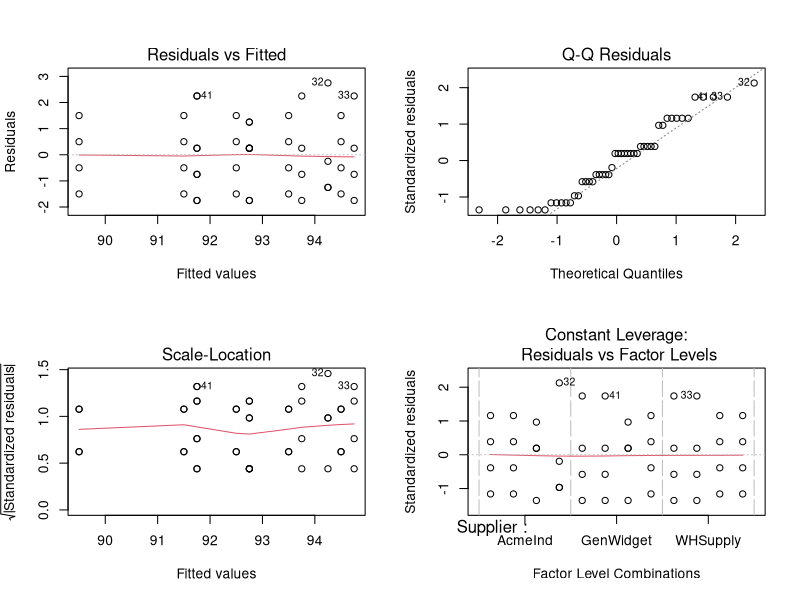

Here is the R script that generated this plot: (Note: this script raises an error after producing the figure.)
widgets=read.table("widgets.txt",header=TRUE)
Batch=as.character(widgets$Batch)
Supplier=widgets$Supplier
WidgetSize=widgets$WidgetSize

df=data.frame(Supplier=Supplier,Batch=Batch,WidgetSize=WidgetSize)
#Supplier<-c(rep(c(rep("AcmeInd",2),rep("WHSupply",2),rep("GenWidget",2)),8))
#Batch<-c(rep(c("1","3"),12),rep(c("2","4"),12))
#WidgetSize<-c(94,91,94,92,96,93,92,93,91,93,94,91,93,94,90,91,92,94,91,93,92,90,93,93,
#              91,94,93,93,90,95,90,97,97,96,92,94,89,93,95,95,94,93,88,93,94,94,91,92)
#widgets=data.frame(Supplier=Supplier, Batch=Batch, WidgetSize=WidgetSize)

#c-------------------------------------------------------------
options(contrasts = c("contr.sum", "contr.poly"))

model1=aov(WidgetSize~Supplier+Batch:Supplier,data=df)
par(mfrow=c(2,2))
plot(model1)

widgets$LogWidgetSize<-log(WidgetSize)
widgets$SqrtWidgetSize<-sqrt(WidgetSize)
widgets$InvWidgetSize<-1/WidgetSize

model2=aov(LogWidgetSize~Supplier+Batch:Supplier,data=df)
par(mfrow=c(2,2))
plot(model2)

model3=aov(SqrtWidgetSize~Supplier+Batch:Supplier,data=df)
par(mfrow=c(2,2))
plot(model3)

model4=aov(InvWidgetSize~Supplier+Batch:Supplier,data=df)
par(mfrow=c(2,2))
plot(model4)

#d-------------------------------------------------------------


#e-------------------------------------------------------------
anova(model1)

#install.packages("lsmeans")
#install.packages("multcompView")

library(lsmeans)
library(multcompView)

lsmBS=lsmeans(model1, ~ Batch:Supplier)
cld(lsmBS)
